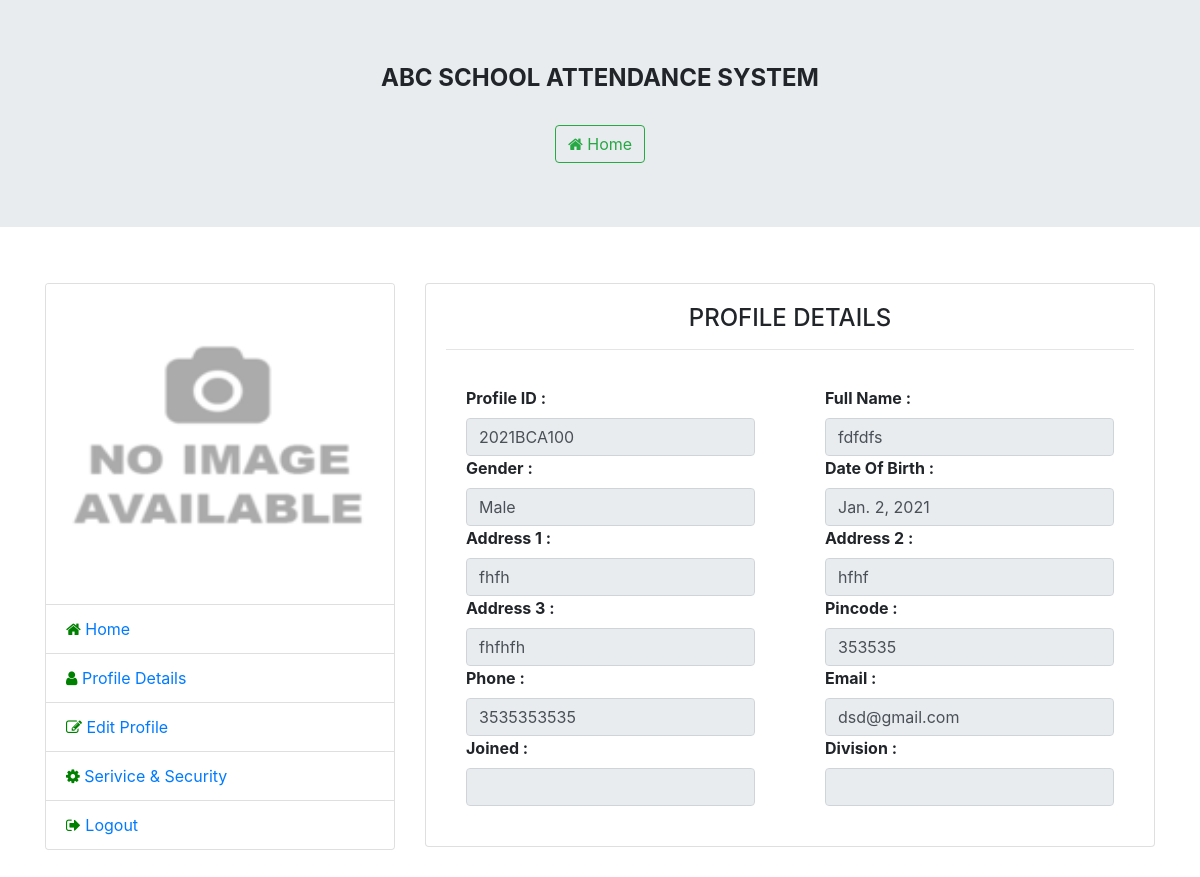
The page /Profile/ (signed in) on the database its author committed.
### User/models.py (models this page shows)
class Student(models.Model):
    Stud_Id=models.TextField(primary_key=True)
    Email = models.ForeignKey(User,on_delete=models.CASCADE)
    Name = models.CharField(max_length=70,null=True)
    DOB = models.DateField(null=True)
    Gender = models.CharField(max_length=10)
    Country = models.CharField(max_length=20,null=True)
    Addr_1 = models.CharField(max_length=70,null=True)
    Addr_2 = models.CharField(max_length=70,null=True)
    Addr_3 = models.CharField(max_length=70,null=True)
    Pincode = models.CharField(max_length=10,null=True)
    Mobile = models.CharField(max_length=15,null=True)
    image = models.ImageField(default='default.png',upload_to='Profile Pics',null=True)

### User/views.py (the view)
# urls.py: path('Profile/',views.Profile,name='Profile'),
@login_required(login_url='/Login')
def Profile(request):
    user = User.objects.get(username=request.session['username'])
    view = Student.objects.get(Email=user)
    return render(request,'User/Profile.html',{'val':view})

### Templates/User/Profile.html (shortened to what this page needs)
{% extends 'User/Base_Guest.html' %}
{% load static %}
{% block content %}
       <div class="container">
        <br>
        <div class="row">
           <div class="col-md-4">
              <div class="card">
                <img class="card-img-top" src="{{ val.image.url }}" alt="Card image cap"  height="320"/>
                 <ul class="list-group list-group-flush">
                    <li class="list-group-item"><i class="fa fa-home"style="color:green"> </i><a href="{% url 'Home' %}" class="card-link">   Home</a></li>
                    <li class="list-group-item"> <i class="fa fa-user" style="color:green"> </i><a href="{% url 'Profile' %}" class="card-link">    Profile Details</a></li>
                    <li class="list-group-item"><i class="fa fa-edit" style="color:green"> </i><a href="{% url 'EditProfile' %}" class="card-link">   Edit Profile</a></li>
                     <li class="list-group-item"><i class="fa fa-cog" style="color:green"> </i><a href="{% url 'Services' %}" class="card-link">   Serivice & Security</a></li>
                     <li class="list-group-item"><i class="fa fa-sign-out"style="color:green"> </i><a href="{% url 'Logout' %}" class="card-link">   Logout</a></li>
                 </ul>
              </div>
           </div>
           <div class="col-md">
            <div class="card">
              <div class="card-body">
                  <center><h4 class="card-title">PROFILE DETAILS</h4></center>
                   <hr>
                   <div class="row">
                       <div class="col-md">
                       <div class="">
                       <div class="card-body">
                    <label><strong>Profile ID :</strong></label>
                   <input class="form-control mr-sm-2" type="text"  readonly  value="{{ val.Stud_Id }}">
                   <label><strong>Gender :</strong></label>
                   <input class="form-control mr-sm-2" type="text"  disabled value="{{ val.Gender }}">
                   <label><strong>Address 1 :</strong></label>
                   <input class="form-control mr-sm-2" type="text" disabled  value="{{ val.Addr_1 }}">
                   <label><strong>Address 3  :</strong></label>
                   <input class="form-control mr-sm-2" type="text" disabled value="{{ val.Addr_3 }}">
                   <label><strong>Phone :</strong></label>
                   <input class="form-control mr-sm-2" type="text" disabled value="{{ val.Mobile }}">
                   <label><strong>Joined :</strong></label>
                   <input class="form-control mr-sm-2" type="text"  disabled value="{{ data.Created }}">
                   </div>
                   </div>
                   </div>
                   <div class="col-md">
                       <div class="">
                       <div class="card-body">
                    <label><strong>Full Name :</strong></label>
                   <input class="form-control mr-sm-2" type="text" disabled value="{{ val.Name }}" >
                   <label><strong>Date Of Birth :</strong></label>
                   <input class="form-control mr-sm-2" type="text"  disabled  value="{{ val.DOB }}" >
                   <label><strong>Address 2 :</strong></label>
                   <input class="form-control mr-sm-2" type="text" disabled value="{{ val.Addr_2 }}" >
                   <label><strong>Pincode :</strong></label>
                   <input class="form-control mr-sm-2" type="text" disabled  value="{{ val.Pincode }}" >
                   <label><strong>Email :</strong></label>
                   <input class="form-control mr-sm-2" type="text" disabled value="{{ val.Email }}" >
                   <label><strong>Division :</strong></label>
                   <input class="form-control mr-sm-2" type="text" disabled value="{{ data.Course }}">
               </div>
            </div>
         </div>
         </div>
                  </div>
                </div>
              </div>
      </div>
    </div>
    <br>
    <br>
    <br>
{% endblock %}

### rows shown on the page
Student: image (placeholder picture), Stud_Id "2021BCA100", Gender "Male", Addr_1 "fhfh", Addr_3 "fhfhfh", Mobile "3535353535", Name "fdfdfs", DOB "Jan. 2, 2021", Addr_2 "hfhf", Pincode "353535", Email "dsd@gmail.com"
